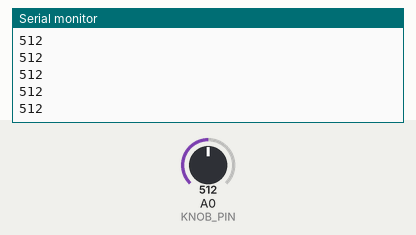
Recording of a sketch running on a simulated Arduino Uno, built with avr-gcc and run on an emulated ATmega328P. Shown: the last lines printed to the serial monitor. Inputs (shaded band) come from the test bench; at power-on: A0 (KNOB_PIN) = 512.

Above: at 1.2 s.
1.3 s: A0 (KNOB_PIN) set to 716
At 1.32 s:
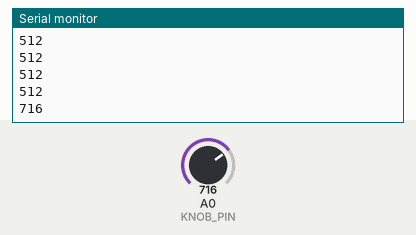
2.8 s: A0 (KNOB_PIN) set to 900
At 2.83 s:
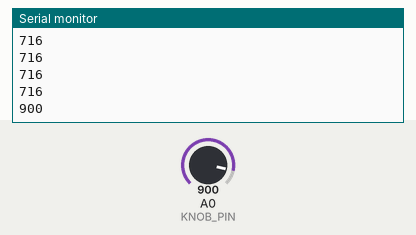
Timing chart, 0 to 5.8 s (numbered marks = the images above; inputs shaded):
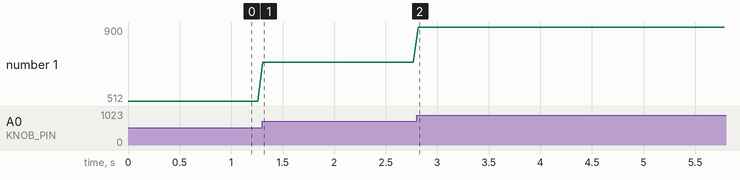

Measured:
- after the input at 1.3 s, the serial monitor: prints a new line at once (image 1)
- after the input at 2.8 s, the serial monitor: prints a new line at once (image 2)
- plotted number 1: 512 → 716 after the input at 1.3 s, 716 → 900 after the input at 2.8 s

The sketch:

ArduinoSketch.ino
```cpp
#define KNOB_PIN A0

void setup()
{
	Serial.begin(115200);

}

void loop()
{
	Serial.println(analogRead(KNOB_PIN));

	delay(50);

}
```
